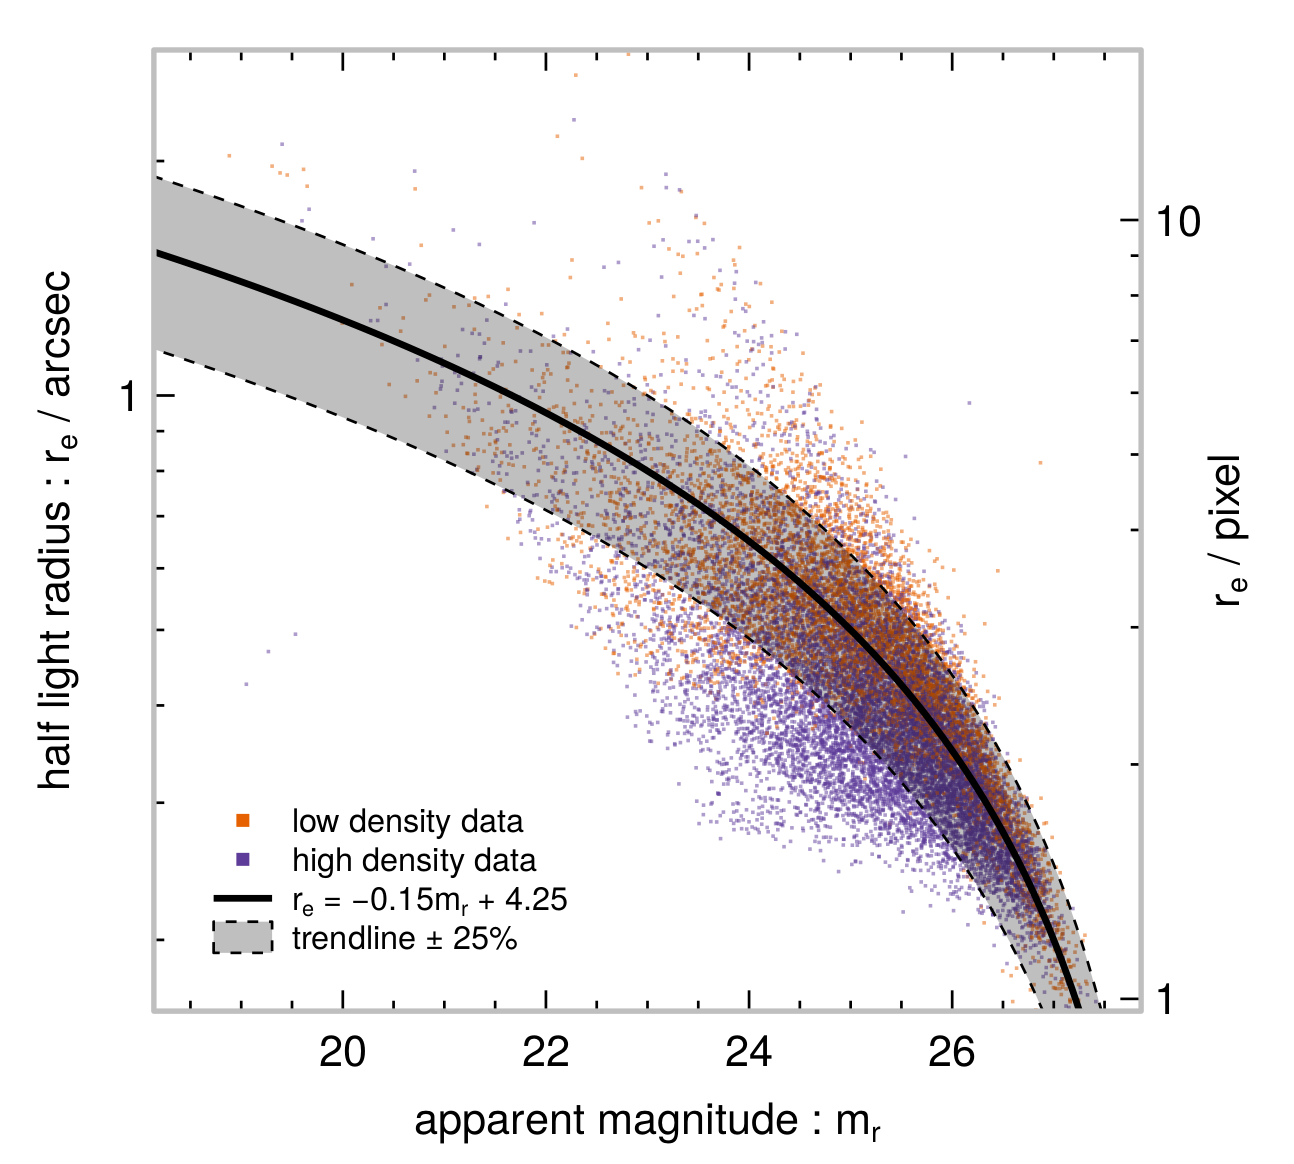

Source code (R):
#!/usr/bin/Rscript --no-init-file

# setup
require("astro", quietly=TRUE)
#palette(c("#000000","#f1a340","#998ec3","#edf8b1","#7fcdbb","#2c7fb8"))
set.seed(3125)

# definitions
datas = paste0("../../hsc_data/calexp/", grep(".dat", dir("../../hsc_data/calexp/"), value=TRUE))
pixelsize = 0.168
starthresh = 0.05

# data
dat1 = read.table(datas[1], stringsAsFactors=FALSE)
dat2 = read.table(datas[2], stringsAsFactors=FALSE)
dat = rbind(cbind(dat1,SOURCE=1), cbind(dat2,SOURCE=2))
colnames(dat) = c("NUMBER", "FLUX_AUTO", "MAG_AUTO", "KRON_RADIUS", "PETRO_RADIUS", "BACKGROUND", "THRESHOLD", "X_IMAGE", "Y_IMAGE", "A_IMAGE", "B_IMAGE", "THETA_IMAGE", "ELLIPTICITY", "CLASS_STAR", "FLUX_RADIUS", "SOURCE")
if(any(dat[,"MAG_AUTO"] == 99)){dat = dat[-which(dat[,"MAG_AUTO"]==99),]}
dat[,"FLUX_RADIUS"] = dat[,"FLUX_RADIUS"] * pixelsize # now in arcsec
dat[,"MAG_AUTO"] = dat[,"MAG_AUTO"] + 27 # zero point correction
cat("\nRemoved due to star-like : ", length(which(dat[,"CLASS_STAR"] > starthresh)), "/", nrow(dat), "\n")
dat = dat[dat[,"CLASS_STAR"]<=starthresh,] # remove probable stars
dat = dat[sample(x=nrow(dat)),] # randomise for plotting

# fit
aa = 2.8
bb = -0.1
b = -0.15
# good = which(dat[,"MAG_AUTO"] >= 22.25 & dat[,"FLUX_RADIUS"] >= aa + bb*dat[,"MAG_AUTO"])
good = which(dat[,"FLUX_RADIUS"] >= aa + bb*dat[,"MAG_AUTO"])
x = dat[good,"MAG_AUTO"]
y = dat[good,"FLUX_RADIUS"]
fit = lm(y ~ 1 + offset(b*x)); fit$coef = cbind(fit$coef[1],b); fit$coef[1]=4.25
xx = seq(15,(0.01-fit$coef[1])/fit$coef[2],len=1001)
#yy = predict(fit, newdata=data.frame(x=xx), interval="confidence", level=0.99)
yy = data.frame((fit$coef[2] * xx) + fit$coef[1])
px = c(seq(15,(0.01-aa)/bb,len=101),15)
py = c((aa+bb*seq(15,(0.01-aa)/bb,len=101)),0.01)
zone = 0.25 # shaded region
alpha = 0.5
pch = '.'

# dev
pdf(file="magradii.pdf", width=5, height=4.5)
par("mar"=c(3,3,1,3))

# plot
palette(c("#000000", "#e66101", "#5e3c99", "#fdb863", "#b2abd2", "#edf8b1", "#7fcdbb", "#2c7fb8"))
aplot(NA, xlim=c(18.5,27.5), ylim=c(0.18,2.5), log="y", xlab=NA, ylab=NA, las=1, xnmin=1, axes=FALSE)
#apolygon(x=px, y=py, lend=1, ljoin=1, col=col2hex(3,0.5), border=col2hex(3,0.5), lwd=2, density=10)
points(dat[,"MAG_AUTO"], dat[,"FLUX_RADIUS"], pch=pch, cex=0.2, col=col2hex(dat[,"SOURCE"]+1,alpha))
shade(x=xx, ylo=yy[,1]-zone*yy[,1], yhi=yy[,1]+zone*yy[,1], col=col2hex(1,0.25), border=1, lty=2, lend=1)
lines(xx, yy[,1], col=1, lwd=2.5)
alegend("bottomleft", inset=0.5, bg=NA, bty="o", box.col=NA, legend=c("low density data", "high density data", bquote(paste(r[e], " = ", .(fit$coef[2]), m[r], " + ", .(formatC(fit$coef[1],format="f",digits=2)))), paste0("trendline ± ",zone*100,"%")), type=list(p=list(pch=pch,cex=5,col=2), p=list(pch=pch,cex=5,col=3), l=list(col=col2hex(1), lwd=2.5, lend=1), f=list(col=col2hex(1,0.25), border=1, lty=2, lend=1)), cex=0.75)
aaxes(side=1:3, xnmin=3, las=1)
aaxis(side=4, fn=function(x){x/pixelsize}, las=1)
abox()
mtext(side=1, line=1.75, text=bquote(paste("apparent magnitude : ", m[r])))
mtext(side=2, line=1.25, text=bquote(paste("half light radius : ", r[e], " / arcsec")))
mtext(side=4, line=1.25, text=bquote(paste(r[e], " / pixel")))

# finish up
graphics.off()





